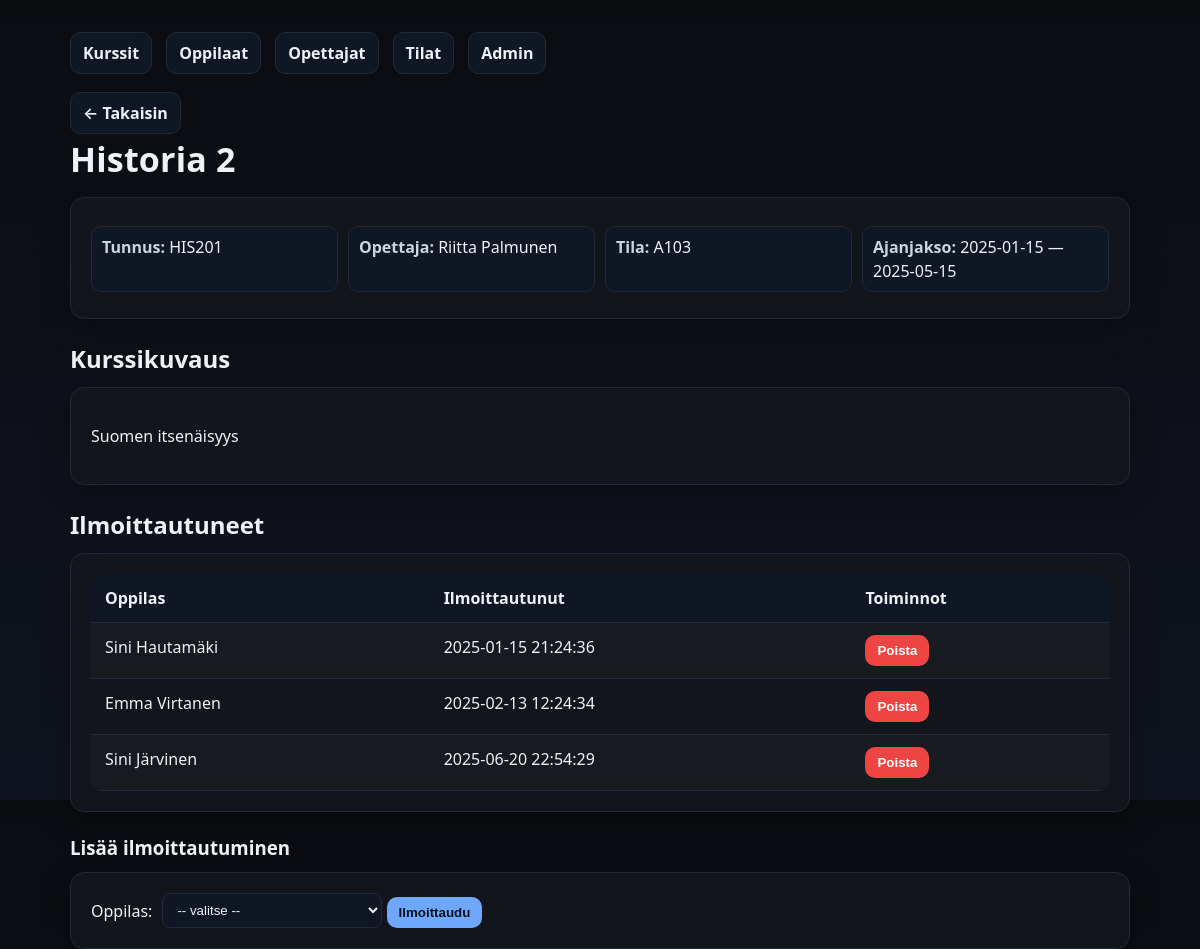
/kurssienhallinta/kurssi.php?id=28, run on an earlier commit of the app's database.
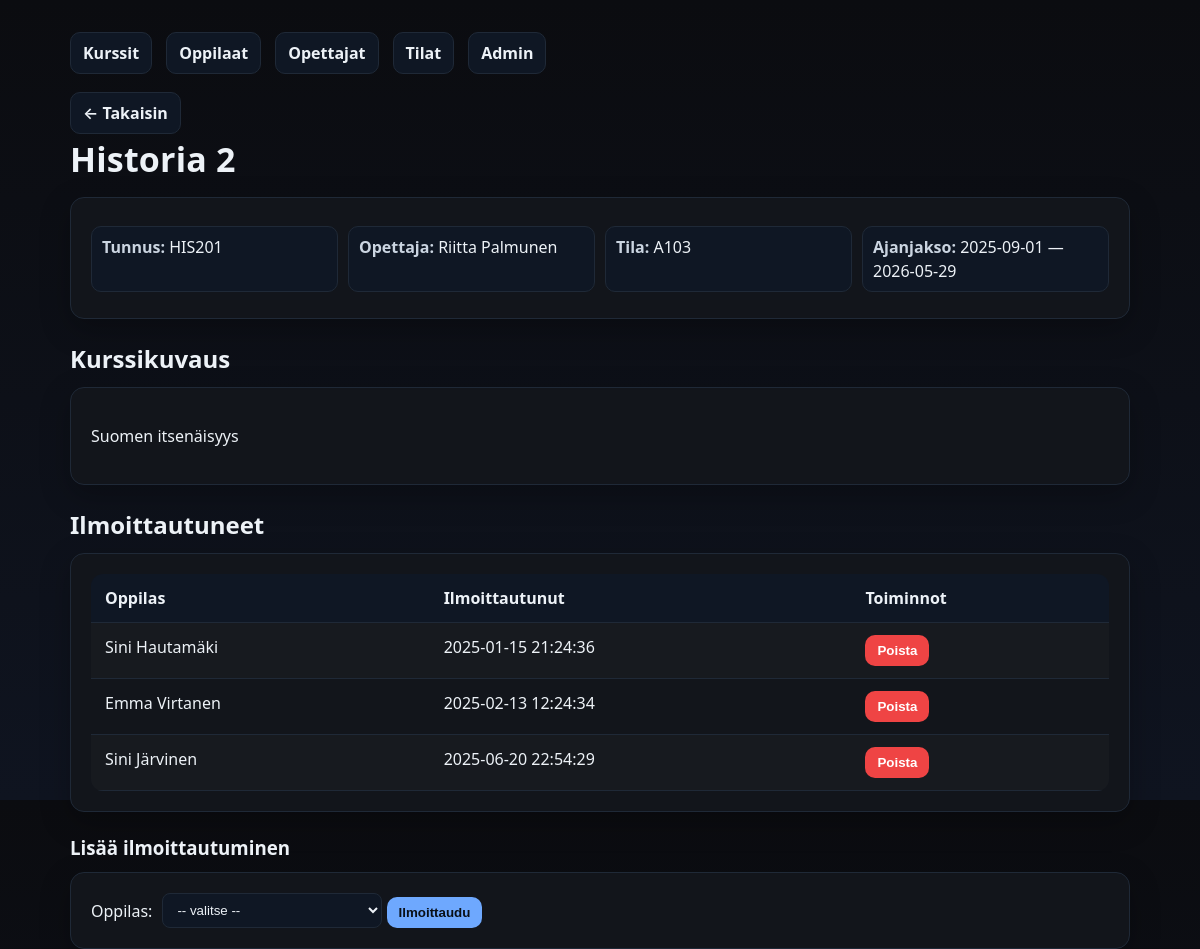
And on a later commit of the database.
### tables this page shows
CREATE TABLE `kurssit` (
  `kurssi_id` int(11) NOT NULL,
  `kurssin_tunnus` varchar(20) NOT NULL,
  `kurssi_nimi` varchar(100) NOT NULL,
  `kurssikuvaus` text DEFAULT NULL,
  `aloituspaiva` date NOT NULL,
  `lopetuspaiva` date NOT NULL,
  `opettaja_id` int(11) NOT NULL,
  `tila_id` int(11) NOT NULL
);

CREATE TABLE `opettajat` (
  `opettaja_id` int(11) NOT NULL,
  `etunimi` varchar(50) NOT NULL,
  `sukunimi` varchar(50) NOT NULL,
  `aine` varchar(100) NOT NULL
);

CREATE TABLE `tilat` (
  `tila_id` int(11) NOT NULL,
  `tila_nimi` varchar(50) NOT NULL,
  `paikkoja` int(11) NOT NULL
);

### kurssienhallinta/kurssi.php (the view, shortened to what this page needs)
<?php
$pdo = getPDO();
$kurssi_id = (int)$_GET['id'];
$stmt = $pdo->prepare("SELECT k.*, o.etunimi AS op_etunimi, o.sukunimi AS op_sukunimi, t.tila_nimi
    FROM kurssit k
    JOIN opettajat o ON k.opettaja_id = o.opettaja_id
    JOIN tilat t ON k.tila_id = t.tila_id
    WHERE k.kurssi_id = ?");
$stmt->execute([$kurssi_id]);
$kurssi = $stmt->fetch();
$stmt = $pdo->prepare("SELECT i.ilmoittautuminen_id, o.oppilas_id, o.etunimi, o.sukunimi, i.ilmoittautumispaiva
    FROM ilmoittautuminen i
    JOIN oppilaat o ON i.opiskelija_id = o.oppilas_id
    WHERE i.kurssi_id = ?
    ORDER BY i.ilmoittautumispaiva ASC");
$stmt->execute([$kurssi_id]);
$ilmo = $stmt->fetchAll();
?>
<!doctype html>
<html lang="fi">
<head>
  <link rel="stylesheet" href="styles.css">
</head>
<body>
  <div class="container">
    <div class="nav">
      <a href="index.php">Kurssit</a>
      <a href="oppilaat.php">Oppilaat</a>
      <a href="opettajat.php">Opettajat</a>
      <a href="tilat.php">Tilat</a>
      <a href="admin.php">Admin</a>
    </div>
    <a class="back" href="index.php">← Takaisin</a>
    <h1 class="page-title"><?= htmlspecialchars($kurssi['kurssi_nimi']) ?></h1>
    <div class="card">
      <div class="meta">
        <div><strong>Tunnus:</strong> <?= htmlspecialchars($kurssi['kurssin_tunnus']) ?></div>
        <div><strong>Opettaja:</strong> <?= htmlspecialchars($kurssi['op_etunimi'].' '.$kurssi['op_sukunimi']) ?></div>
        <div><strong>Tila:</strong> <?= htmlspecialchars($kurssi['tila_nimi']) ?></div>
        <div><strong>Ajanjakso:</strong> <?= htmlspecialchars($kurssi['aloituspaiva']) ?> — <?= htmlspecialchars($kurssi['lopetuspaiva']) ?></div>
      </div>
    </div>
    <?php if (!empty($kurssi['kurssikuvaus'])): ?>
      <h2 style="margin:22px 0 10px">Kurssikuvaus</h2>
      <div class="card">
        <p><?= nl2br(htmlspecialchars($kurssi['kurssikuvaus'])) ?></p>
      </div>
    <?php endif; ?>
    <h2 style="margin:22px 0 10px">Ilmoittautuneet</h2>
    <div class="card table-wrap">
      <?php if (count($ilmo) === 0): ?>
        <p class="muted">Ei ilmoittautuneita.</p>
      <?php else: ?>
        <table>
          <thead>
            <tr>
              <th>Oppilas</th>
              <th>Ilmoittautunut</th>
              <th>Toiminnot</th>
            </tr>
          </thead>
          <tbody>
            <?php foreach($ilmo as $r): ?>
            <tr>
              <td><?= htmlspecialchars($r['etunimi'].' '.$r['sukunimi']) ?></td>
              <td><?= htmlspecialchars($r['ilmoittautumispaiva']) ?></td>
              <td>
                <form method="post" action="poista_ilmo.php" style="display:inline">
                  <button class="btn btn-danger" type="submit" onclick="return confirm('Poistetaanko ilmoittautuminen?')">Poista</button>
                </form>
              </td>
            </tr>
            <?php endforeach; ?>
          </tbody>
        </table>
      <?php endif; ?>
    </div>
    <h3 style="margin:22px 0 10px">Lisää ilmoittautuminen</h3>
    <div class="card">
      <form method="post" action="ilmoittaudu.php">
        <label>Oppilas:
          <select name="oppilas_id" required>
            <option value="">-- valitse --</option>
          </select>
        </label>
        <button class="btn" type="submit">Ilmoittaudu</button>
      </form>
    </div>
  </div>
</body>
</html>

What changed in the data, as far as the page shows it:
changed kurssit "Historia 2": aloituspaiva "2025-01-15" → "2025-09-01"; lopetuspaiva "2025-05-15" → "2026-05-29"
